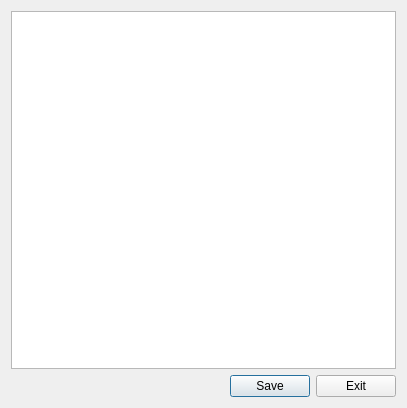
<?xml version="1.0" encoding="UTF-8"?>
<ui version="4.0">
 <class>DlgUser</class>
 <widget class="QDialog" name="DlgUser">
  <property name="geometry">
   <rect>
    <x>0</x>
    <y>0</y>
    <width>407</width>
    <height>408</height>
   </rect>
  </property>
  <property name="windowTitle">
   <string>User Administrator</string>
  </property>
  <layout class="QVBoxLayout" name="verticalLayout">
   <item>
    <widget class="QTableWidget" name="twUser"/>
   </item>
   <item>
    <layout class="QHBoxLayout" name="horizontalLayout">
     <item>
      <spacer name="horizontalSpacer">
       <property name="orientation">
        <enum>Qt::Horizontal</enum>
       </property>
       <property name="sizeHint" stdset="0">
        <size>
         <width>40</width>
         <height>20</height>
        </size>
       </property>
      </spacer>
     </item>
     <item>
      <widget class="QPushButton" name="butSave">
       <property name="text">
        <string>Save</string>
       </property>
      </widget>
     </item>
     <item>
      <widget class="QPushButton" name="butExit">
       <property name="text">
        <string>Exit</string>
       </property>
      </widget>
     </item>
    </layout>
   </item>
  </layout>
 </widget>
 <resources/>
 <connections/>
</ui>
